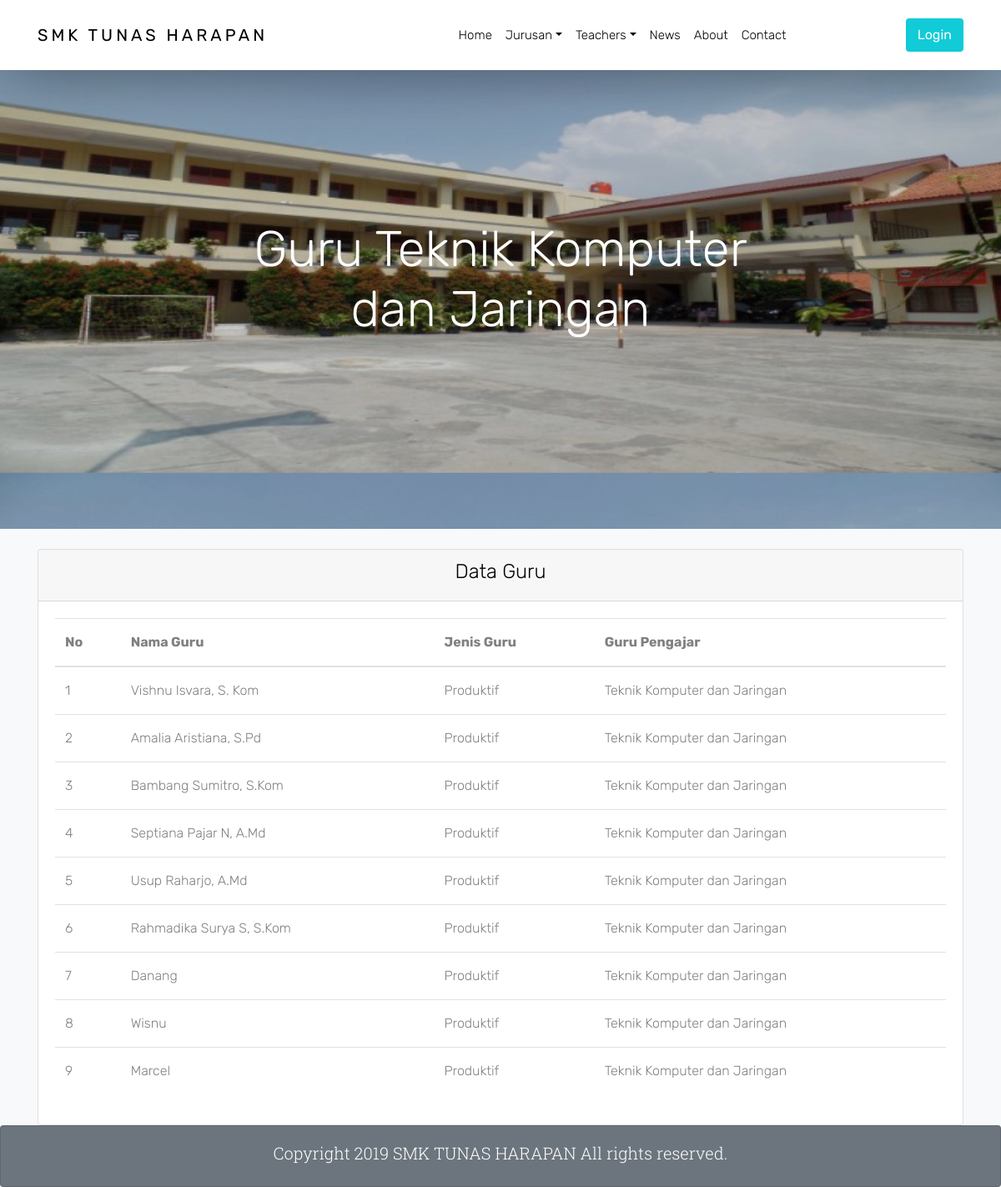
The page /index.php/guru/TKJ on the database its author committed.
### tables this page shows
CREATE TABLE `guru` (
  `id` int(8) NOT NULL,
  `kode` varchar(8) NOT NULL,
  `nama` varchar(500) NOT NULL,
  `guru` varchar(50) NOT NULL,
  `jenis_guru` varchar(128) NOT NULL,
  `pendidikan` varchar(128) NOT NULL,
  `mapel1` varchar(128) NOT NULL,
  `mapel2` varchar(128) NOT NULL,
  `mapel3` varchar(128) NOT NULL
);

### application/controllers/Guru.php (called while the page is built, shortened)
<?php
class Guru extends CI_Controller
{
    public function TKJ()
    {
        $isi['guru'] = 'Guru Teknik Komputer dan Jaringan';
        $isi['content'] = 'Guru/guru_tkj';
        $isi['data'] = $this->Model_guru->tkj();
        $this->load->view('header');
        $this->load->view('Guru/tampilan_guru', $isi);
        $this->load->view('footer');
    }
}

### index.php (called while the page is built, shortened)
<?php
require_once BASEPATH.'core/CodeIgniter.php';

### application/models/Model_guru.php (called while the page is built, shortened)
<?php
class Model_guru extends CI_Model
{
    public function tkj()
    {
        $sql = "SELECT * FROM `guru` WHERE guru='Teknik Komputer dan Jaringan'";
        $query = $this->db->query($sql);
        return $query->result_array();
    }
}

### application/views/Guru/guru_tkj.php (the view)
<div class="container">
    <div class="row">
        <div class="col-md mt-4">
            <div class="card">
                <div class="card-header">
                    <h4 class="text-center">Data Guru</h4>
                </div>
                <div class="card-body">
                    <table class="table">
                        <thead>
                            <th>No</th>
                            <th>Nama Guru </th>
                            <th>Jenis Guru</th>
                            <th>Guru Pengajar</th>
                        </thead>
                        <tbody>
                            <tr>
                                <?php
                                $no = 1;
                                foreach ($data as $row) {
                                    ?>
                                    <td><?php echo $no++; ?></td>
                                    <td><?php echo $row['nama']; ?></td>
                                    <td><?php echo $row['jenis_guru']; ?></td>
                                    <td><?php echo $row['guru']; ?></td>
                            </tr>
                        <?php } ?>
                        </tbody>
                    </table>
                </div>
            </div>
        </div>
    </div>
</div>

### assets/css/style.css (style rules this page uses)
body { background: #fff; font-family: "Rubik", arial, sans-serif; font-weight: 300; font-size: 16px; line-height: 2; color: gray; }
h1, h2, h3, h4, h5 { color: #000; font-family: "Rubik", arial, sans-serif; font-weight: 300; }

### rows shown on the page
guru: nama "Vishnu Isvara, S. Kom", jenis_guru "Produktif", guru "Teknik Komputer dan Jaringan"
guru: nama "Amalia Aristiana, S.Pd", jenis_guru "Produktif", guru "Teknik Komputer dan Jaringan"
guru: nama "Bambang Sumitro, S.Kom", jenis_guru "Produktif", guru "Teknik Komputer dan Jaringan"
guru: nama "Septiana Pajar N, A.Md", jenis_guru "Produktif", guru "Teknik Komputer dan Jaringan"
guru: nama "Usup Raharjo, A.Md", jenis_guru "Produktif", guru "Teknik Komputer dan Jaringan"
guru: nama "Rahmadika Surya S, S.Kom", jenis_guru "Produktif", guru "Teknik Komputer dan Jaringan"
guru: nama "Danang", jenis_guru "Produktif", guru "Teknik Komputer dan Jaringan"
guru: nama "Wisnu", jenis_guru "Produktif", guru "Teknik Komputer dan Jaringan"
guru: nama "Marcel", jenis_guru "Produktif", guru "Teknik Komputer dan Jaringan"

### other values the page prints
$guru "Guru Teknik Komputer dan Jaringan"
